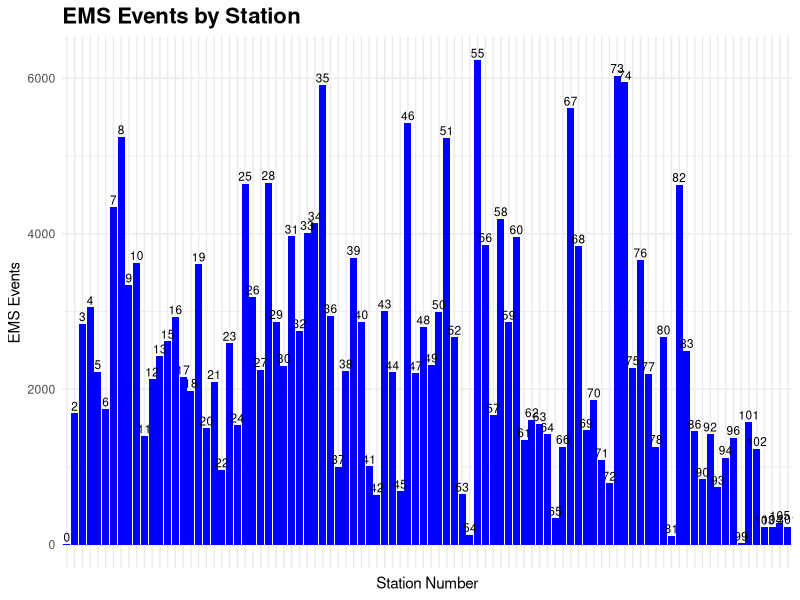
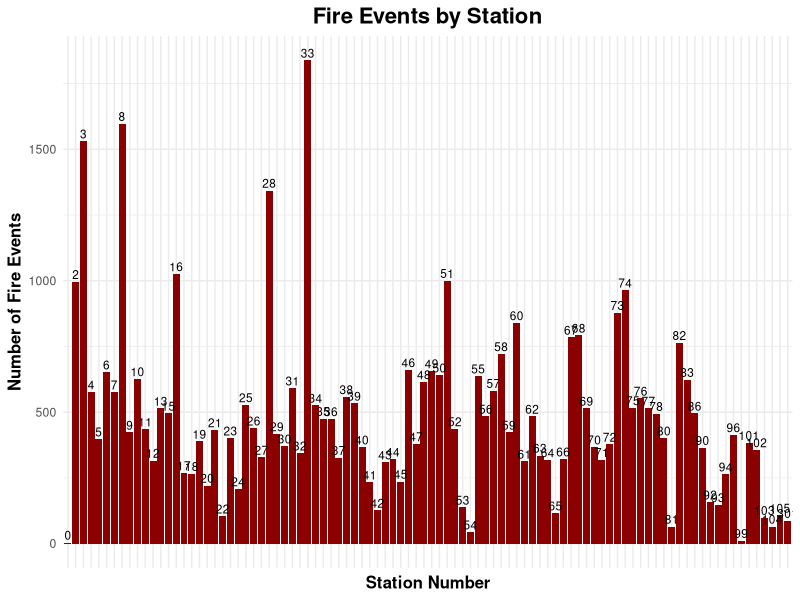
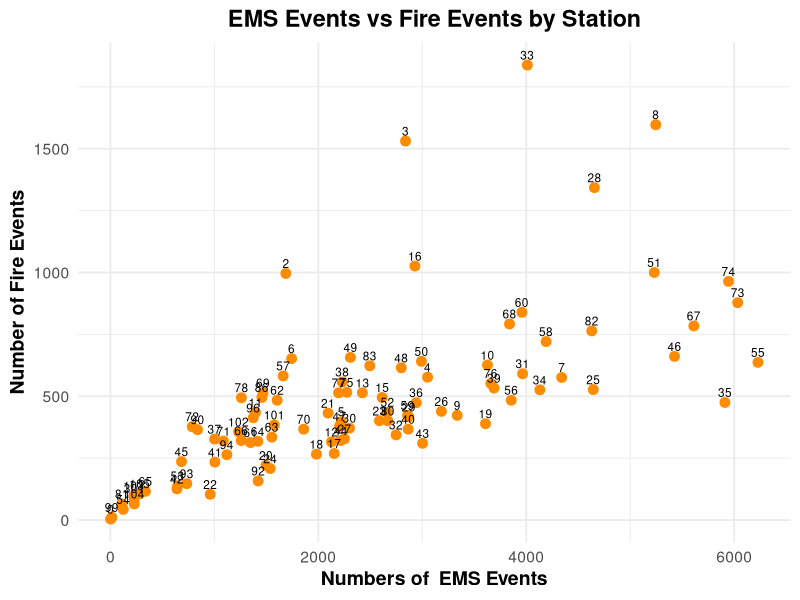
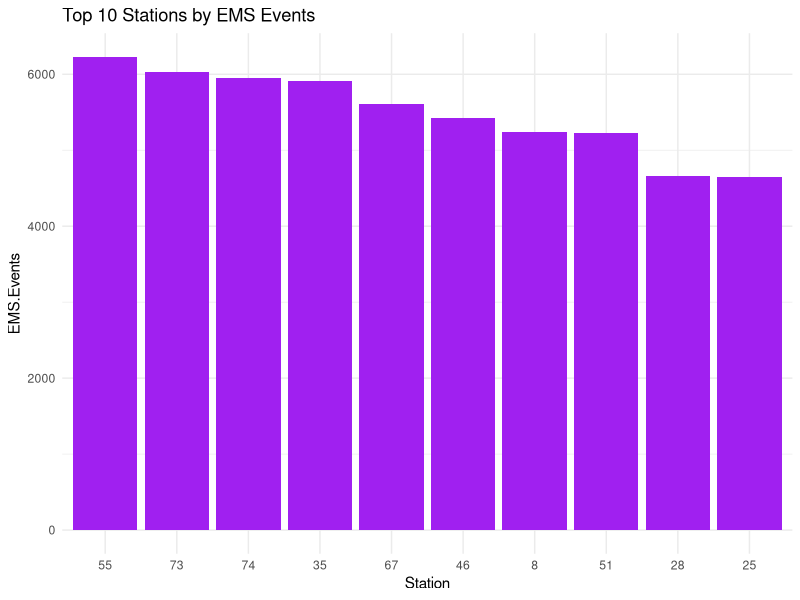
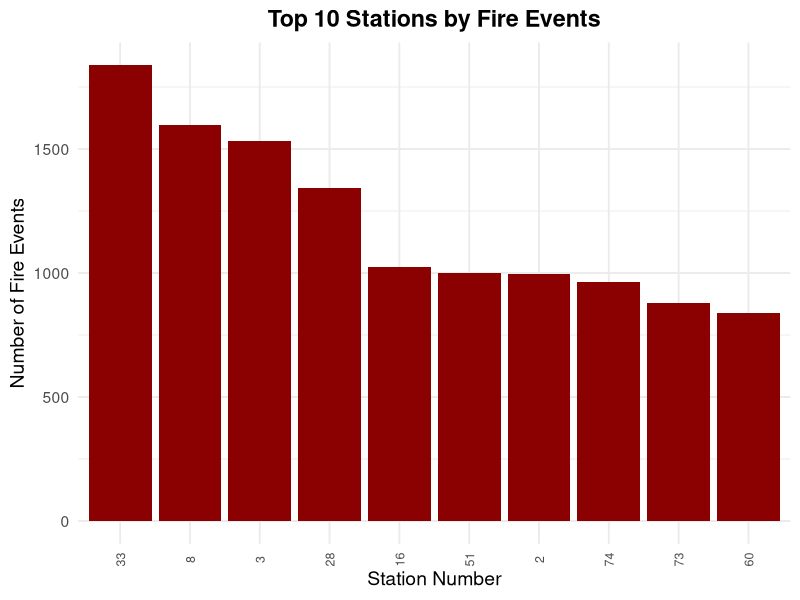
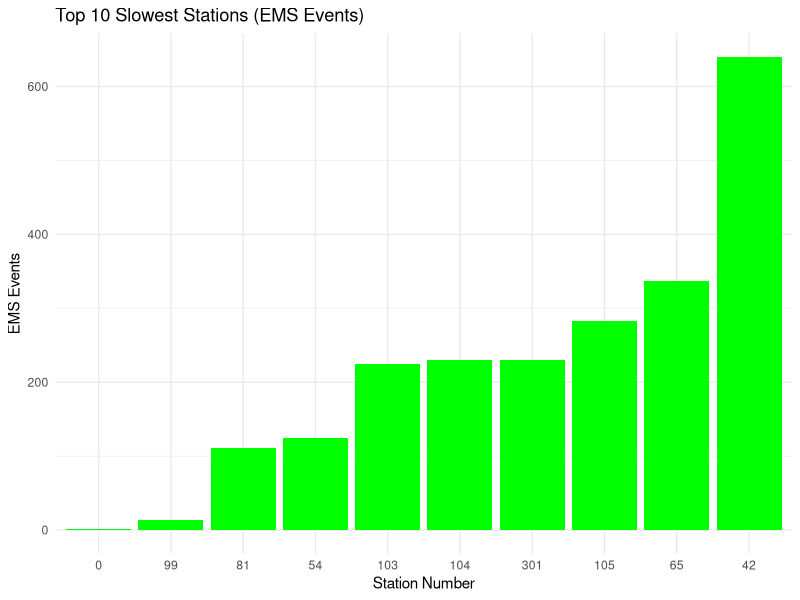
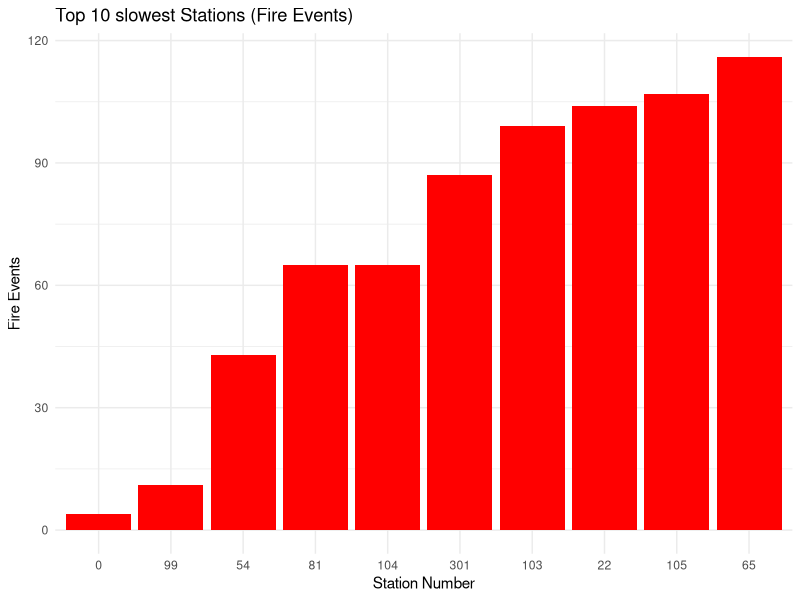

Write R code to recreate these figures, in order.
## ---- chunk 1
knitr::opts_chunk$set(echo = TRUE,
                      message = FALSE,
                      warning = FALSE)
library(tidyverse) # for data cleaning(filtering, mutate, arrange) and plots (ggplot)
library(lubridate) # for working with dates if needed in the data sets
# Load the data set
hfd <- read.csv("new_hfd_data.csv")
# View structure of the data set
glimpse(hfd)
## ---- chunk 2
hfd %>%
  select(Station, EMS.Events, Fire.Events, Total.Events) %>%
  head(20)
## ---- chunk 3
hfd %>%
  filter(!is.na(EMS.Events), EMS.Events > 0) %>%  # remove stations with no incidents
  mutate(Station = factor(Station)) %>%  #  make stations discrete that do not have activity
  ggplot(aes(x = Station, y = EMS.Events)) +
  geom_col(fill = "blue") +
  geom_text(aes(label = Station),
            vjust = -0.3,
            size = 3,
            color = "black") +
  labs(
    title = "EMS Events by Station",
    x = "Station Number",
    y = "EMS Events"
  ) +
  theme_minimal() +
  theme(
    axis.text.x = element_blank(),  # remove number on the x axis
    axis.ticks.x = element_blank(),  # remove tick marks
    plot.title = element_text(size = 16, face = "bold")
  )

  
# This plot shows how many EMS events happen at each station
# Notes:
# we can see that there a good amount of stations that are busy with EMT calls and not 
# This graph shows events based off the year of 2023
# I used mutate to clean up the graph where it would eliminate the empty stations that do not exist.
# I used filter(!is.na(EMS.Events), EMS.Events > 0) to remove stations with no EMS activity and that do not add any meaningful information because we don't have those fire stations where it has no data also those stations did not exist in 2023
## ---- chunk 4
hfd %>%
  filter(Fire.Events > 0) %>%     # Here i removed stations with zero events 
  mutate(Station = factor(Station)) %>%
  ggplot(aes(x = Station, y = Fire.Events)) +
  geom_col(fill = "darkred") +
  geom_text(
    aes(label = Station),
    vjust = -0.3,
    size = 3,
    color = "black"
  ) +
  labs(
    title = "Fire Events by Station",
    x = "Station Number",
    y = "Number of Fire Events"
  ) +
  theme_minimal() +
  theme(
    axis.text.x = element_blank(),  # remove x axis numbers
    axis.ticks.x = element_blank(), # remove ticks
    plot.title = element_text(size = 16, face = "bold", hjust = 0.5),
    axis.title = element_text(size = 12, face = "bold")
  )
# Notes:
# This graph shows how many fire related incidents each station handled.
# Higher bars indicate stations with heavier fire response activity.
# This helps identify which areas of Houston experience more frequent fire incidents.
# I removed the x axis ticks and the title and axis text sizes to make the chart cleaner and easier to read. 
# for the text size i kept messing with the numbers until it looked readable.
## ---- chunk 5
hfd %>%
  filter(EMS.Events > 0, Fire.Events > 0) %>% #  I dropped stations that had no activity.
  ggplot(aes(x = EMS.Events, y = Fire.Events, label = Station)) +
  geom_point(color = "darkorange", size = 3) + # slightly smaller points
  geom_text(
    vjust = -0.6,
    size = 3,
    color = "black"
  ) +
  labs(
    title = "EMS Events vs Fire Events by Station",
    x = "Numbers of  EMS Events",
    y = "Number of Fire Events"
  ) +
  theme_minimal(base_size = 14) +
  theme(
    plot.title = element_text(face = "bold", hjust = 0.5),
    axis.title = element_text(face = "bold")
  )
# Each point represents one fire station
# This plot shows whether stations with more EMS calls also tend to have more fire calls
# If the points form an upward trend it means stations with high EMS demand often also experience higher fire activity 
# also went back to scale the graph to zoom in on the station numbers
## ---- chunk 6
hfd %>%
  arrange(desc(EMS.Events)) %>%
  slice(1:10) %>%
  mutate(Station = factor(Station, levels = Station)) %>%
  ggplot(aes(x = Station, y = EMS.Events)) +
  geom_col(fill = "purple") +
  labs(title = "Top 10 Stations by EMS Events") +
  theme_minimal()
 
# Notes:
# This graph I pulled the data of the top 10 stations who has the most ems calls compared to other stations
# Used arrange desc to sort out stations from highest to lowest
## ---- chunk 7
hfd %>%
  arrange(desc(Fire.Events)) %>%   # sorting stations
  slice(1:10) %>% # keeping 1 through 10
  mutate(Station = factor(Station,
                          levels = Station)) %>% # keep the bars in order
  ggplot(aes(x = Station, y = Fire.Events)) +
  geom_col(fill = "darkred") +
  labs(
    title = "Top 10 Stations by Fire Events",
    x = "Station Number",
    y = "Number of Fire Events"
  ) +
  theme_minimal(base_size  = 14) +
  theme(
    axis.text.x = element_text(angle = 90, vjust = 0.5, size = 9),
    plot.title = element_text(face = "bold", hjust = 0.5)
  )
# I used slice(1:10) so the graph would focus only on the busiest stations in of all of them in Houston
# I converted the station numbers into a factor with the same order as the sorted data so that the bars would appear in the correct ranking. without it they would be numerically instead of based on call.
## ---- chunk 8
hfd %>%
  arrange(EMS.Events) %>%
  slice(1:10) %>%
  mutate(Station = factor(Station, levels = Station)) %>%
  ggplot(aes(x = Station, y = EMS.Events)) +
  geom_col(fill = "green") +
  labs(
    title = "Top 10 Slowest Stations (EMS Events)",
    x = "Station Number",
    y = "EMS Events"
  ) +
  theme_minimal()
## ---- chunk 9
hfd %>%
  arrange(Fire.Events) %>%
  slice(1:10) %>%
  mutate(Station = factor(Station, levels = Station)) %>%
  ggplot(aes(x = Station, y = Fire.Events)) +
  geom_col(fill = "red") +
  labs(
    title = "Top 10 slowest Stations (Fire Events)",
    x = "Station Number",
    y = "Fire Events"
  ) +
  theme_minimal()
